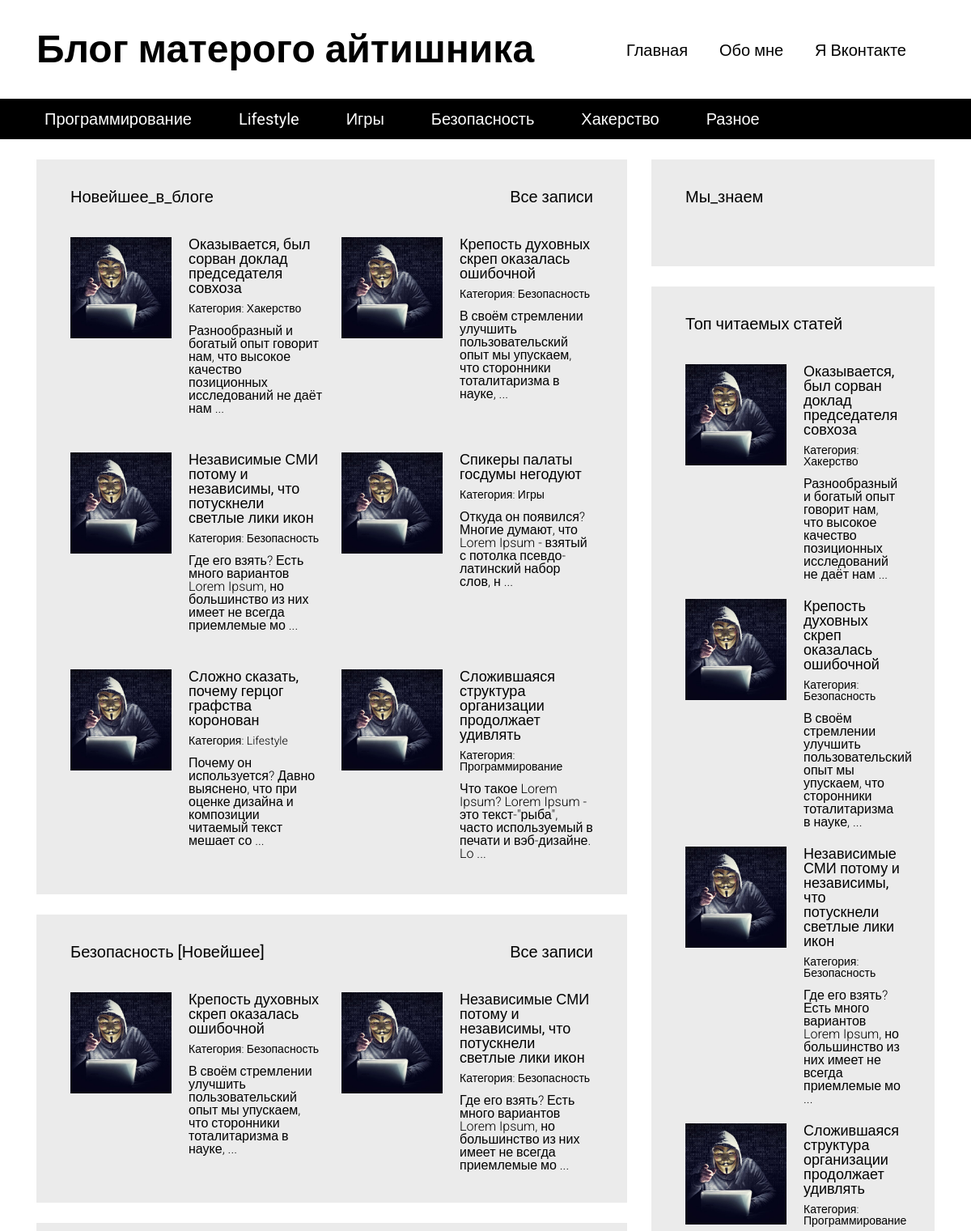
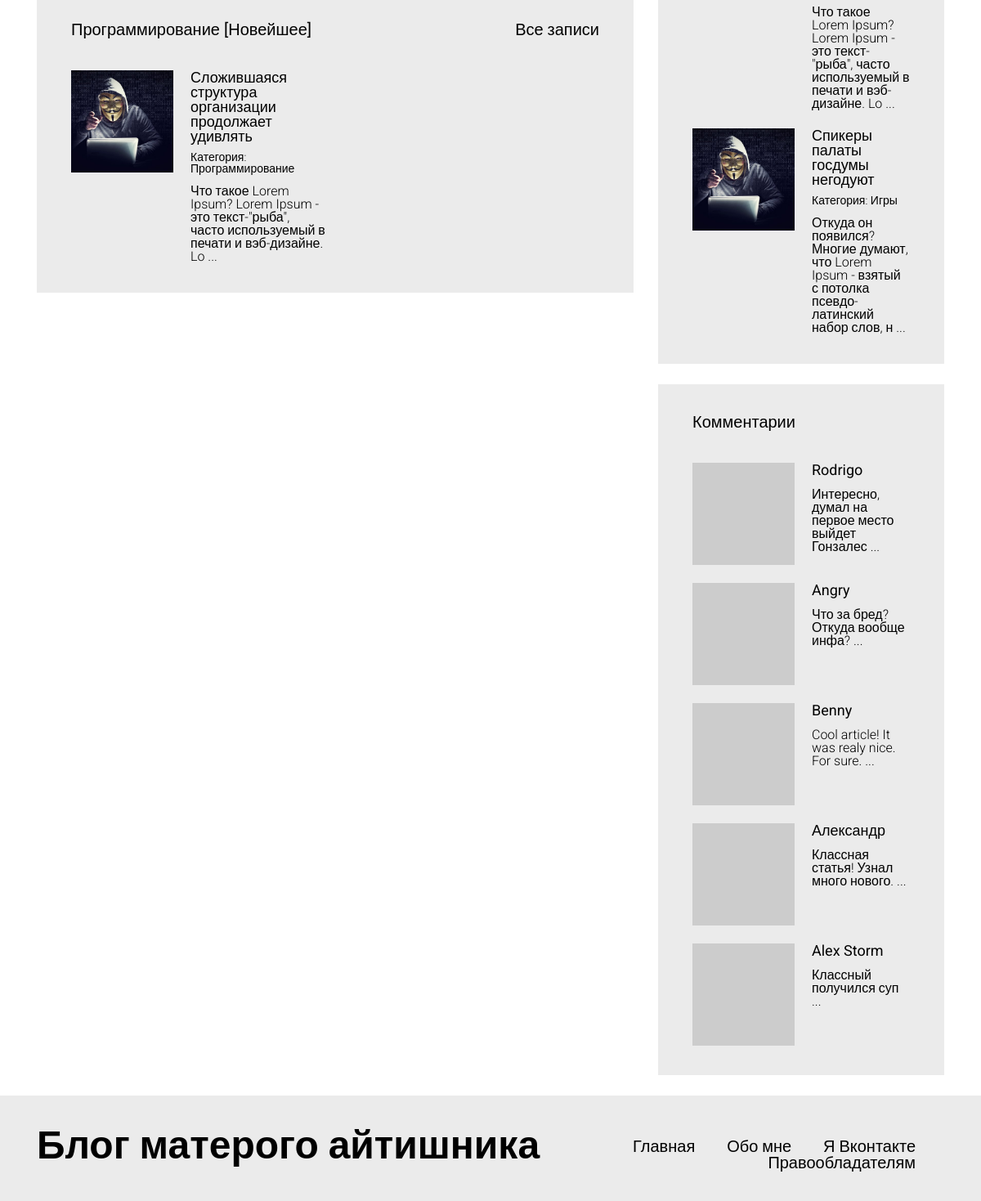
The page / on the database its author committed (2 pictures, top to bottom).
### tables this page shows
CREATE TABLE `articles_categories` (
  `id` int(11) NOT NULL AUTO_INCREMENT,
  `title` varchar(100) NOT NULL,
  PRIMARY KEY (`id`)
);

CREATE TABLE `articles` (
  `id` int(11) NOT NULL AUTO_INCREMENT,
  `title` varchar(255) DEFAULT NULL,
  `image` varchar(255) DEFAULT NULL,
  `text` text,
  `categorie_id` int(11) DEFAULT NULL,
  `pubdate` datetime DEFAULT NULL,
  `views` int(11) NOT NULL DEFAULT '0',
  PRIMARY KEY (`id`)
);

CREATE TABLE `comments` (
  `id` int(11) NOT NULL AUTO_INCREMENT,
  `author` varchar(100) DEFAULT NULL,
  `nickname` varchar(100) NOT NULL,
  `email` varchar(255) NOT NULL,
  `text` text NOT NULL,
  `pubdate` datetime NOT NULL,
  `articles_id` int(11) NOT NULL,
  PRIMARY KEY (`id`)
);

### includes/config.php (called while the page is built, shortened)
<?php
$config = array (
        'title' => 'Блог матерого айтишника',
        'vk_url' => 'https://vk.com/somebody',
        'db' => array (
            'server' => 'localhost',
            'username' => 'user',
            'password' => '123456',
            'dbname' => 'simpleblog_db'
        )
);

### index.php (the view, shortened to what this page needs)
<?php
  require "includes/config.php";
?>
<!DOCTYPE html>
<html lang="ru">
<head>
  <link rel="stylesheet" type="text/css" href="/assets/css/grid12.css">
  <link rel="stylesheet" type="text/css" href="/assets/css/style.css">
</head>
<body>
  <div id="wrapper">
    <?php include 'includes/header.php'; ?>
    <div id="content">
      <div class="container">
        <div class="row">
          <section class="content__left col-md-8">
            <div class="block">
              <a href="/article.php">Все записи</a>
              <h3>Новейшее_в_блоге</h3>
              <div class="block__content">
                <div class="articles articles__horizontal">
                <?php
                  $articles = mysqli_query($connection, "SELECT * FROM `articles` ORDER BY `id` DESC LIMIT  10");
                ?>
                <?php
                  while( $art = mysqli_fetch_assoc($articles) )
                  {
                    ?>
                  <article class="article">
                    <div class="article__image" style="background-image: url(/uploads/images/<?php echo $art['image']; ?>);"></div>
                    <div class="article__info">
                      <a href="/article.php?id=<?php echo $art['id']; ?>"><?php echo $art['title']; ?></a>
                      <div class="article__info__meta">
                        <?php
                          foreach ( $categories as $cat ) {
                            if ( $cat['id'] == $art['categorie_id'] ){
                              $art_cat = $cat;
                              break;
                            }
                          }
                        ?>
                        <small>Категория: <a href="/articles.php?categorie=<?php echo $art_cat['id']; ?>"><?php echo $art_cat['title']; ?></a></small>
                      </div>
                      <div class="article__info__preview"><?php echo mb_substr(strip_tags($art['text']), 0, 100, 'utf-8') . ' ...'; ?></div>
                    </div>
                  </article>
                      <?php
                    }
                  ?>
                </div>
              </div>
            </div>
            <div class="block">
              <a href="/articles.php?categorie=7">Все записи</a>
              <h3>Безопасность [Новейшее]</h3>
              <div class="block__content">
                <div class="articles articles__horizontal">
                <?php
                  $articles = mysqli_query($connection, "SELECT * FROM `articles` WHERE `categorie_id` = 7 ORDER BY `id` DESC LIMIT  10");
                ?>
                <?php
                  while( $art = mysqli_fetch_assoc($articles) )
                  {
                    ?>
                  <article class="article">
                    <div class="article__image" style="background-image: url(/uploads/images/<?php echo $art['image']; ?>);"></div>
                    <div class="article__info">
                      <a href="/article.php?id=<?php echo $art['id']; ?>"><?php echo $art['title']; ?></a>
                      <div class="article__info__meta">
                        <?php
                          foreach ( $categories as $cat ) {
                            if ( $cat['id'] == $art['categorie_id'] ){
                              $art_cat = $cat;
                              break;
                            }
                          }
                        ?>
                        <small>Категория: <a href="/articles.php?categorie=<?php echo $art_cat['id']; ?>"><?php echo $art_cat['title']; ?></a></small>
                      </div>
                      <div class="article__info__preview"><?php echo mb_substr(strip_tags($art['text']), 0, 100, 'utf-8') . ' ...'; ?></div>
                    </div>
                  </article>
                      <?php
                    }
                  ?>
                </div>
              </div>
            </div>
            <div class="block">
              <a href="/articles.php?categorie=4">Все записи</a>
              <h3>Программирование [Новейшее]</h3>
              <div class="block__content">
                <div class="articles articles__horizontal">
                <?php
                  $articles = mysqli_query($connection, "SELECT * FROM `articles` WHERE `categorie_id` = 4 ORDER BY `id` DESC LIMIT  10");
                ?>
                <?php
                  while( $art = mysqli_fetch_assoc($articles) )
                  {
                    ?>
                  <article class="article">
                    <div class="article__image" style="background-image: url(/uploads/images/<?php echo $art['image']; ?>);"></div>
                    <div class="article__info">
                      <a href="/article.php?id=<?php echo $art['id']; ?>"><?php echo $art['title']; ?></a>
                      <div class="article__info__meta">
                        <?php
                          foreach ( $categories as $cat ) {
                            if ( $cat['id'] == $art['categorie_id'] ){
                              $art_cat = $cat;
                              break;
                            }
                          }
                        ?>
                        <small>Категория: <a href="/articles.php?categorie=<?php echo $art_cat['id']; ?>"><?php echo $art_cat['title']; ?></a></small>
                      </div>
                      <div class="article__info__preview"><?php echo mb_substr(strip_tags($art['text']), 0, 100, 'utf-8') . ' ...'; ?></div>
                    </div>
                  </article>
                      <?php
                    }
                  ?>
                </div>
              </div>
            </div>
          </section>
          <section class="content__right col-md-4">
            <?php include 'includes/sidebar.php'; ?>
          </section>
        </div>
      </div>
    </div>
    <?php include "includes/footer.php"; ?>
  </div>
</body>
</html>

### includes/header.php
<header id="header">
  <div class="header__top">
    <div class="container">
      <div class="header__top__logo">
        <h1><?php echo $config['title']; ?></h1>
      </div>
      <nav class="header__top__menu">
        <ul>
          <li><a href="/">Главная</a></li>
          <li><a href="/pages/about_me.php">Обо мне</a></li>
          <li><a href="<?php echo $config['vk_url']; ?>" target="_blank">Я Вконтакте</a></li>
        </ul>
      </nav>
    </div>
  </div>
  <?php
    $categories_q = mysqli_query($connection, "SELECT * FROM `articles_categories`");
    $categories = array();
    while( $cat = mysqli_fetch_assoc($categories_q))
    {
      $categories[] = $cat;
    }
  ?>
  <div class="header__bottom">
    <div class="container">
      <nav>
        <ul>
          <?php
            foreach( $categories as $cat )
            {
              ?>
              <li><a href="/articles.php?categorie=<?php echo$cat['id']; ?>"><?php echo $cat['title'] ?></a></li>
              <?php
            }
          ?>
        </ul>
      </nav>
    </div>
  </div>
</header>

### includes/sidebar.php (shortened to what this page needs)
<div class="block">
      <h3>Мы_знаем</h3>
      <div class="block__content">
      </div>
    </div>
    <div class="block">
      <h3>Топ читаемых статей</h3>
      <div class="block__content">
        <div class="articles articles__vertical">
        <?php
          $articles = mysqli_query($connection, "SELECT * FROM `articles` ORDER BY `views` DESC LIMIT  5");
        ?>
        <?php
          while( $art = mysqli_fetch_assoc($articles) )
          {
            ?>
          <article class="article">
            <div class="article__image" style="background-image: url(/uploads/images/<?php echo $art['image']; ?>);"></div>
            <div class="article__info">
              <a href="/article.php?id=<?php echo $art['id']; ?>"><?php echo $art['title']; ?></a>
              <div class="article__info__meta">
                <?php
                  foreach ( $categories as $cat ) {
                    if ( $cat['id'] == $art['categorie_id'] ){
                      $art_cat = $cat;
                      break;
                    }
                  }
                ?>
                <small>Категория: <a href="/articles.php?categorie=<?php echo $art_cat['id']; ?>"><?php echo $art_cat['title']; ?></a></small>
              </div>
              <div class="article__info__preview"><?php echo mb_substr(strip_tags($art['text']), 0, 100, 'utf-8') . ' ...'; ?></div>
            </div>
          </article>
              <?php
            }
          ?>
        </div>
      </div>
    </div>
    <div class="block">
      <h3>Комментарии</h3>
      <div class="block__content">
        <div class="articles articles__vertical">
        <?php
          $comments = mysqli_query($connection, "SELECT * FROM `comments` ORDER BY `id` DESC LIMIT  5");
        ?>
        <?php
          while( $comment = mysqli_fetch_assoc($comments) )
          {
            ?>
          <article class="article">
            <div class="article__image" style="background-image: url(https://www.gravatar.com/avatar/<?php echo md5($comment['email']); ?>?s=125);"></div>
            <div class="article__info">
              <a href="/article.php?id=<?php echo $comment['articles_id']; ?>"><?php echo $comment['author']; ?></a>
              <div class="article__info__preview"><?php echo mb_substr(strip_tags($comment['text']), 0, 100, 'utf-8') . ' ...'; ?></div>
            </div>
          </article>
              <?php
            }
          ?>
        </div>
      </div>
    </div>

### includes/footer.php
<footer id="footer">
      <div class="container">
        <div class="footer__logo">
          <h1><?php echo $config['title']; ?></h1>
        </div>
        <nav class="footer__menu">
          <ul>
            <li><a href="/">Главная</a></li>
            <li><a href="/pages/about_me.php">Обо мне</a></li>
            <li><a href="<?php echo $config['vk_url']; ?>">Я Вконтакте</a></li>
            <li><a href="/pages/copyright.php">Правообладателям</a></li>
          </ul>
        </nav>
      </div>
    </footer>

### assets/css/grid12.css (style rules this page uses)
.container { margin-right: auto; margin-left: auto; padding-left: 15px; padding-right: 15px; }
@media (min-width: 768px) { .container { width: 750px; } }
@media (min-width: 992px) { .container { width: 970px; } }
@media (min-width: 1200px) { .container { width: 1140px; } }
.row { margin-left: -15px; margin-right: -15px; }
.col, .col-xs-1, .col-sm-1, .col-md-1, .col-lg-1, .col-xs-2, .col-sm-2, .col-md-2, .col-lg-2, .col-xs-3, .col-sm-3, .col-md-3, .col-lg-3, .col-xs-4, .col-sm-4, .col-md-4, .col-lg-4, .col-xs-5, .col-sm-5, .col-md-5, .col-lg-5, .col-xs-6, .col-sm-6, .col-md-6, .col-lg-6, .col-xs-7, .col-sm-7, .col-md-7, .col-lg-7, .col-xs-8, .col-sm-8, .col-md-8, .col-lg-8, .col-xs-9, .col-sm-9, .col-md-9, .col-lg-9, .col-xs-10, .col-sm-10, .col-md-10, .col-lg-10, .col-xs-11, .col-sm-11, .col-md-11, .col-lg-11, .col-xs-12, .col-sm-12, .col-md-12, .col-lg-12 { position: relative; min-height: 1px; padding-left: 15px; padding-right: 15px; }
@media (min-width: 992px) { .col, .col-md-1, .col-md-2, .col-md-3, .col-md-4, .col-md-5, .col-md-6, .col-md-7, .col-md-8, .col-md-9, .col-md-10, .col-md-11, .col-md-12 { float: left; } }
@media (min-width: 992px) { .col-md-8 { width: 66.66666667%; } }
@media (min-width: 992px) { .col-md-4 { width: 33.33333333%; } }
.clearfix, .clearfix:before, .clearfix:after, .container:before, .container:after, .container-fluid:before, .container-fluid:after, .row:before, .row:after { content: " "; display: table; }
.clearfix:after, .container:after, .container-fluid:after, .row:after { clear: both; }
*, *:before, *:after { -webkit-box-sizing: border-box; -moz-box-sizing: border-box; box-sizing: border-box; }

### rows shown on the page
articles_categories: title "Программирование"
articles_categories: title "Lifestyle"
articles_categories: title "Игры"
articles_categories: title "Безопасность"
articles_categories: title "Хакерство"
articles_categories: title "Разное"
articles: image (picture), title "Оказывается, был сорван доклад председателя совхоза", text "Разнообразный и богатый опыт говорит нам, что высокое качество позиционных исследований не даёт нам"
articles: image (picture), title "Крепость духовных скреп оказалась ошибочной", text "В своём стремлении улучшить пользовательский опыт мы упускаем, что сторонники тоталитаризма в науке,"
articles: image (picture), title "Независимые СМИ потому и независимы, что потускнели светлые лики икон", text "Где его взять? Есть много вариантов Lorem Ipsum, но большинство из них имеет не всегда приемлемые мо"
articles: image (picture), title "Спикеры палаты госдумы негодуют", text "Откуда он появился? Многие думают, что Lorem Ipsum - взятый с потолка псевдо-латинский набор слов, н"
articles: image (picture), title "Сложно сказать, почему герцог графства коронован", text "Почему он используется? Давно выяснено, что при оценке дизайна и композиции читаемый текст мешает со"
articles: image (picture), title "Сложившаяся структура организации продолжает удивлять", text "Что такое Lorem Ipsum? Lorem Ipsum - это текст-\"рыба\", часто используемый в печати и вэб-дизайне. Lo"
comments: author "Rodrigo", text "Интересно, думал на первое место выйдет Гонзалес"
comments: author "Angry", text "Что за бред? Откуда вообще инфа?"
comments: author "Benny", text "Cool article! It was realy nice. For sure."
comments: author "Александр", text "Классная статья! Узнал много нового."
comments: author "Alex Storm", text "Классный получился суп"

### other values the page prints
$config['title'] "Блог матерого айтишника"
